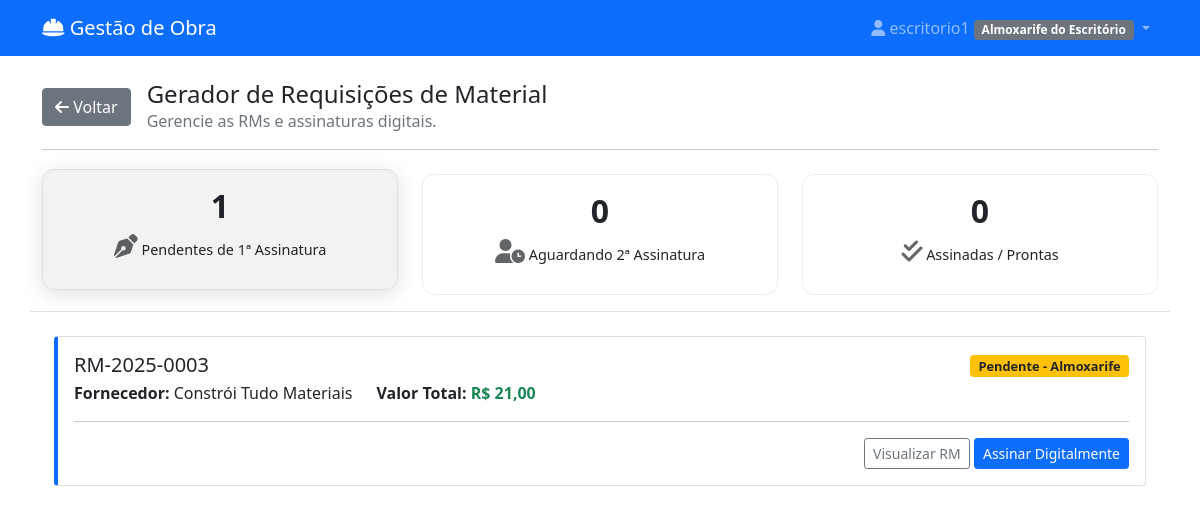
The page /requisicoes/ (signed in) on the database as committed earlier.
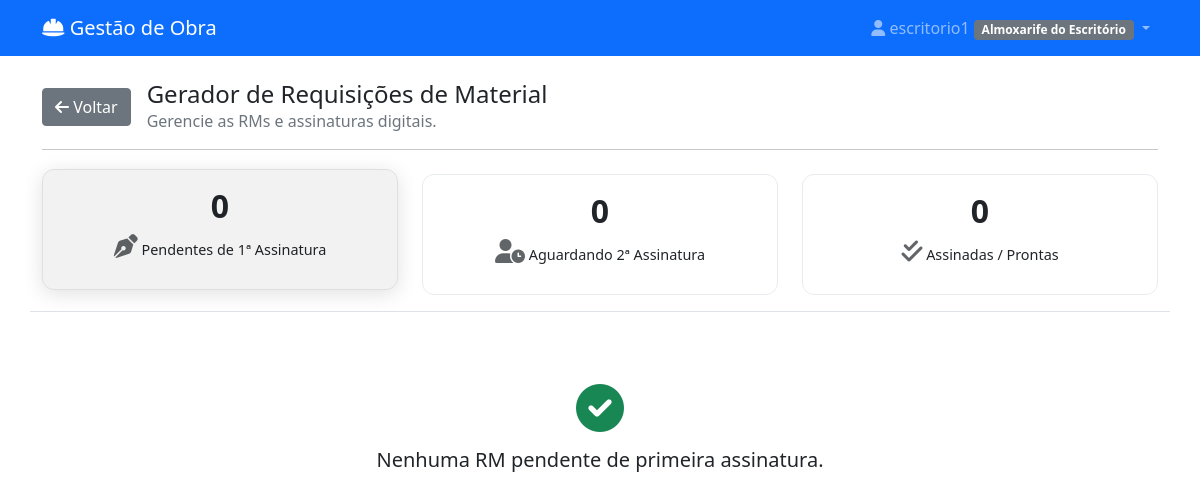
The same page on the database as committed later.
### materiais/models.py (models this page shows, shortened)
class RequisicaoMaterial(models.Model):
    STATUS_ASSINATURA_CHOICES = [
        ('pendente', 'Pendente de Assinaturas'),
        ('aguardando_diretor', 'Aguardando Diretor'),
        ('assinada', 'Assinada'),
        ('enviada', 'Enviada para Fornecedor'),
    ]
    solicitacao_origem = models.OneToOneField(SolicitacaoCompra, on_delete=models.CASCADE, related_name='requisicao')
    cotacao_vencedora = models.OneToOneField('Cotacao', on_delete=models.CASCADE)
    numero = models.CharField(max_length=20, unique=True, verbose_name="Número RM")
    data_criacao = models.DateTimeField(auto_now_add=True)
    valor_total = models.DecimalField(max_digits=10, decimal_places=2)
    status_assinatura = models.CharField(max_length=30, choices=STATUS_ASSINATURA_CHOICES, default='pendente')
    assinatura_almoxarife = models.ForeignKey(User, on_delete=models.SET_NULL, null=True, blank=True, related_name='rms_assinadas_almoxarife')
    data_assinatura_almoxarife = models.DateTimeField(null=True, blank=True)
    assinatura_diretor = models.ForeignKey(User, on_delete=models.SET_NULL, null=True, blank=True, related_name='rms_assinadas_diretor')
    data_assinatura_diretor = models.DateTimeField(null=True, blank=True)
    enviada_fornecedor = models.BooleanField(default=False)
    data_envio_fornecedor = models.DateTimeField(null=True, blank=True)
    class Meta:
        verbose_name = "Requisição de Material (RM)"
        verbose_name_plural = "Requisições de Material (RMs)"

class Cotacao(models.Model):
    solicitacao = models.ForeignKey(SolicitacaoCompra, on_delete=models.CASCADE, related_name='cotacoes')
    fornecedor = models.ForeignKey(Fornecedor, on_delete=models.CASCADE)
    data_cotacao = models.DateTimeField(auto_now_add=True, verbose_name="Data da Cotação")
    prazo_entrega = models.CharField(max_length=100, blank=True, verbose_name="Prazo de Entrega")
    condicao_pagamento = models.CharField(max_length=100, blank=True, verbose_name="Condição de Pagamento")
    observacoes = models.TextField(blank=True, verbose_name="Observações")
    vencedora = models.BooleanField(default=False, verbose_name="Cotação Vencedora")
    valor_frete = models.DecimalField(max_digits=10, decimal_places=2, default=0, verbose_name="Valor do Frete")
    endereco_entrega = models.ForeignKey(DestinoEntrega, on_delete=models.SET_NULL, null=True, blank=True, verbose_name="Endereço de Entrega")
    class Meta:
        verbose_name = "Cotação"
        verbose_name_plural = "Cotações"

class Fornecedor(models.Model):
    TIPO_CHOICES = [
        ('material', 'Material'),
        ('servico', 'Serviço'),
        ('ambos', 'Ambos'),
    ]
    nome_fantasia = models.CharField(max_length=200, verbose_name="Nome Fantasia")
    razao_social = models.CharField(max_length=200, verbose_name="Razão Social")
    cnpj = models.CharField(max_length=18, unique=True)
    tipo = models.CharField(max_length=10, choices=TIPO_CHOICES, default='material', verbose_name="Tipo")
    produtos_fornecidos = models.ManyToManyField(
        'CategoriaItem',
        blank=True,
        verbose_name="Produtos/Serviços Fornecidos",
        limit_choices_to={'categoria_mae__isnull': False}
    )
    email = models.EmailField()
    contato_nome = models.CharField(max_length=100, blank=True, verbose_name="Nome do Contato")
    contato_telefone = models.CharField(max_length=15, blank=True, verbose_name="Telefone do Contato")
    contato_whatsapp = models.CharField(max_length=15, blank=True, verbose_name="WhatsApp do Contato")
    cep = models.CharField(max_length=9, blank=True, verbose_name="CEP")
    logradouro = models.CharField(max_length=255, blank=True, verbose_name="Logradouro")
    numero = models.CharField(max_length=20, blank=True, verbose_name="Número")
    bairro = models.CharField(max_length=100, blank=True, verbose_name="Bairro")
    cidade = models.CharField(max_length=100, blank=True, verbose_name="Cidade")
    estado = models.CharField(max_length=2, blank=True, verbose_name="UF")
    ativo = models.BooleanField(default=True)
    class Meta:
        verbose_name = "Fornecedor"
        verbose_name_plural = "Fornecedores"

### materiais/views.py (the view)
# urls.py: path('requisicoes/', views.gerenciar_requisicoes, name='gerenciar_requisicoes'),
@login_required
def gerenciar_requisicoes(request):
    base_query = RequisicaoMaterial.objects.select_related(
        'cotacao_vencedora__fornecedor',
        'assinatura_almoxarife',
        'assinatura_diretor'
    ).order_by('-data_criacao')
    pendentes = base_query.filter(status_assinatura='pendente')
    aguardando_assinatura = base_query.filter(status_assinatura='aguardando_diretor')
    assinadas_enviadas = base_query.filter(status_assinatura='assinada')
    context = {
        'pendentes': pendentes,
        'aguardando_assinatura': aguardando_assinatura,
        'assinadas_enviadas': assinadas_enviadas,
    }
    return render(request, 'materiais/gerenciar_requisicoes.html', context)

### materiais/templates/materiais/gerenciar_requisicoes.html (shortened to what this page needs)
{% extends 'materiais/base.html' %}
{% block content %}
<div class="d-flex align-items-center mb-3">
    <a href="{% url 'materiais:dashboard' %}" class="btn btn-secondary me-3"><i class="fas fa-arrow-left"></i> Voltar</a>
    <div>
        <h4 class="mb-0">Gerador de Requisições de Material</h4>
        <p class="text-muted mb-0">Gerencie as RMs e assinaturas digitais.</p>
    </div>
</div>
<hr class="mb-4">
<div class="row mb-4 nav nav-tabs" id="summaryCardNav" role="tablist">
    <div class="col-md-4 mb-3">
        <a href="#pendentes" class="summary-link active" data-bs-toggle="tab" data-bs-target="#pendentes" role="tab">
            <div class="status-card summary-card status-aberto">
                <span class="count">{{ pendentes.count }}</span>
                <p class="title"><i class="fas fa-pen-nib status-icon"></i> Pendentes de 1ª Assinatura</p>
            </div>
        </a>
    </div>
    <div class="col-md-4 mb-3">
        <a href="#aguardando" class="summary-link" data-bs-toggle="tab" data-bs-target="#aguardando" role="tab">
            <div class="status-card summary-card status-cotacao">
                <span class="count">{{ aguardando_assinatura.count }}</span>
                <p class="title"><i class="fas fa-user-clock status-icon"></i> Aguardando 2ª Assinatura</p>
            </div>
        </a>
    </div>
    <div class="col-md-4 mb-3">
        <a href="#assinadas" class="summary-link" data-bs-toggle="tab" data-bs-target="#assinadas" role="tab">
            <div class="status-card summary-card status-aprovado">
                <span class="count">{{ assinadas_enviadas.count }}</span>
                <p class="title"><i class="fas fa-check-double status-icon"></i> Assinadas / Prontas</p>
            </div>
        </a>
    </div>
</div>
<div class="tab-content">
  <div class="tab-pane container active" id="pendentes">
    {% for rm in pendentes %}
    <div class="card rm-card mb-3">
        <div class="card-body">
            <div class="row">
                <div class="col-md-9">
                    <h5 class="mb-1">{{ rm.numero }}</h5>
                    <div class="d-flex gap-4">
                        <span><strong>Fornecedor:</strong> {{ rm.cotacao_vencedora.fornecedor.nome_fantasia }}</span>
                        <span><strong>Valor Total:</strong> <span class="text-success fw-bold">R$ {{ rm.valor_total|floatformat:2 }}</span></span>
                    </div>
                </div>
                <div class="col-md-3 text-end">
                    <span class="badge bg-warning text-dark status-assinatura">Pendente - Almoxarife</span>
                </div>
            </div>
            <hr>
            <div class="text-end mt-2">
                <a href="{% url 'materiais:visualizar_rm_pdf' rm.id %}" class="btn btn-sm btn-outline-secondary" target="_blank">Visualizar RM</a>
                {% if request.user.perfil == 'almoxarife_escritorio' %}
                <button type="button" class="btn btn-sm btn-primary" data-bs-toggle="modal" data-bs-target="#confirmarAssinaturaModal" data-rm-id="{{ rm.id }}" data-rm-numero="{{ rm.numero }}">
                    Assinar Digitalmente
                </button>
                {% endif %}
            </div>
        </div>
    </div>
    {% empty %}
    <div class="text-center p-5">
        <i class="fas fa-check-circle fa-3x text-success mb-3"></i>
        <h5>Nenhuma RM pendente de primeira assinatura.</h5>
    </div>
    {% endfor %}
  </div>
</div>
{% endblock %}

Rows that differ between the two databases and show on the page:
removed RequisicaoMaterial: numero "RM-2025-0003", cotacao_vencedora.fornecedor.nome_fantasia "Constrói Tudo Materiais", valor_total "21,00"
Other text that changed with them:
{{ pendentes.count }}: "1" → "0"
text now shown: "Nenhuma RM pendente de primeira assinatura."
